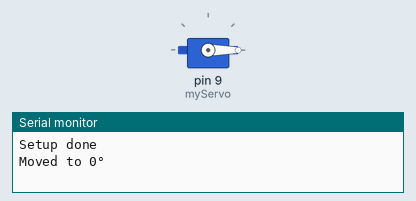
Recording of a sketch running on a simulated Arduino Uno, built with avr-gcc and run on an emulated ATmega328P. Parts: servo, the last lines printed to the serial monitor.

Above: at 0.05 s.
At 1.5 s:
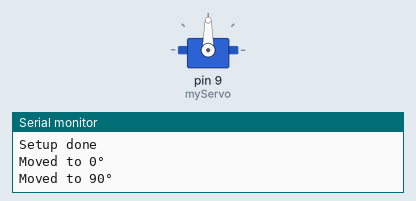
At 3.0 s:
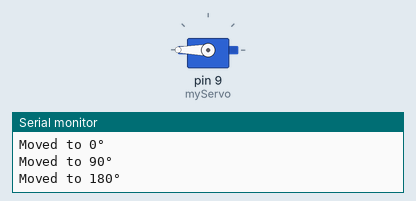
Timing chart, 0 to 6.9 s (numbered marks = the images above):
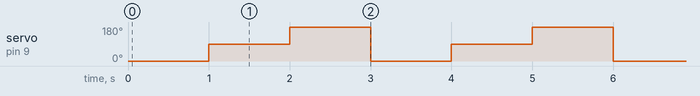

The sketch:

Servo_Code.ino
```cpp
#include <Servo.h>

Servo myServo;

void setup() {
  Serial.begin(9600);
  myServo.attach(9);  // Connect servo signal to pin 9
  Serial.println("Setup done");
}

void loop() {
  myServo.write(0);
  Serial.println("Moved to 0°");
  delay(1000);

  myServo.write(90);
  Serial.println("Moved to 90°");
  delay(1000);

  myServo.write(180);
  Serial.println("Moved to 180°");
  delay(1000);
}
```

Measured:
- by itself, servo on pin 9 (myServo): repeats every 3.0 s: 180° 1.0 s, 0° 1.0 s, 90° 1.0 s
